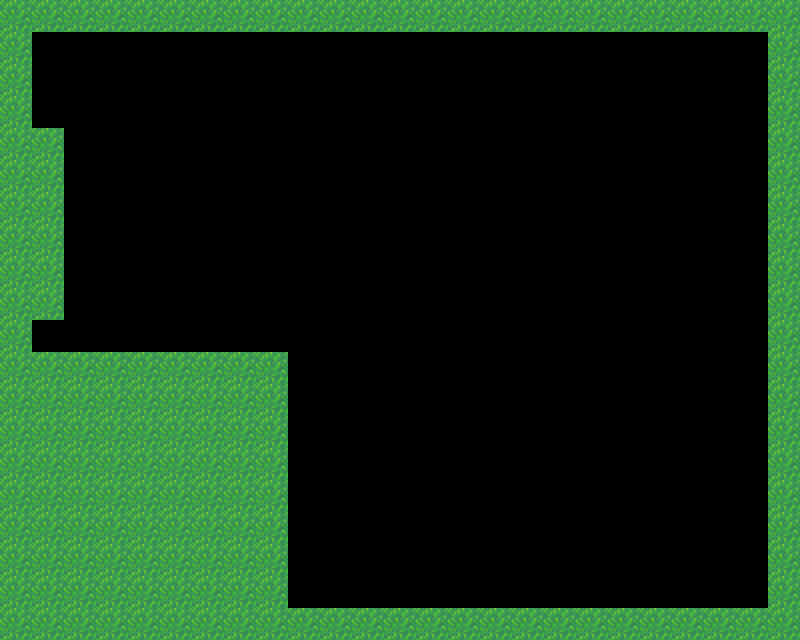

Rendered tile map (Tiled .tmx) drawn with the repository's tilesets; below, a short description and the full map source, tile grids included:
An orthogonal 25x20 tile map with 32x32 px tiles, 1 tile layer (Tile Layer 1).

<map version="1.0" orientation="orthogonal" renderorder="left-up" width="25" height="20" tilewidth="32" tileheight="32" nextobjectid="1">
 <tileset firstgid="1" name="grass" tilewidth="32" tileheight="32" tilecount="72" columns="12">
  <image source="tileset/grass-tiles-2-small.png" width="384" height="192" />
 </tileset>
 <layer name="Tile Layer 1" width="25" height="20">
  <data encoding="csv">
1,1,1,1,1,1,1,1,1,1,1,1,1,1,1,1,1,1,1,1,1,1,1,1,1,
1,0,0,0,0,0,0,0,0,0,0,0,0,0,0,0,0,0,0,0,0,0,0,0,1,
1,0,0,0,0,0,0,0,0,0,0,0,0,0,0,0,0,0,0,0,0,0,0,0,1,
1,0,0,0,0,0,0,0,0,0,0,0,0,0,0,0,0,0,0,0,0,0,0,0,1,
1,1,0,0,0,0,0,0,0,0,0,0,0,0,0,0,0,0,0,0,0,0,0,0,1,
1,1,0,0,0,0,0,0,0,0,0,0,0,0,0,0,0,0,0,0,0,0,0,0,1,
1,1,0,0,0,0,0,0,0,0,0,0,0,0,0,0,0,0,0,0,0,0,0,0,1,
1,1,0,0,0,0,0,0,0,0,0,0,0,0,0,0,0,0,0,0,0,0,0,0,1,
1,1,0,0,0,0,0,0,0,0,0,0,0,0,0,0,0,0,0,0,0,0,0,0,1,
1,1,0,0,0,0,0,0,0,0,0,0,0,0,0,0,0,0,0,0,0,0,0,0,1,
1,0,0,0,0,0,0,0,0,0,0,0,0,0,0,0,0,0,0,0,0,0,0,0,1,
1,1,1,1,1,1,1,1,1,0,0,0,0,0,0,0,0,0,0,0,0,0,0,0,1,
1,1,1,1,1,1,1,1,1,0,0,0,0,0,0,0,0,0,0,0,0,0,0,0,1,
1,1,1,1,1,1,1,1,1,0,0,0,0,0,0,0,0,0,0,0,0,0,0,0,1,
1,1,1,1,1,1,1,1,1,0,0,0,0,0,0,0,0,0,0,0,0,0,0,0,1,
1,1,1,1,1,1,1,1,1,0,0,0,0,0,0,0,0,0,0,0,0,0,0,0,1,
1,1,1,1,1,1,1,1,1,0,0,0,0,0,0,0,0,0,0,0,0,0,0,0,1,
1,1,1,1,1,1,1,1,1,0,0,0,0,0,0,0,0,0,0,0,0,0,0,0,1,
1,1,1,1,1,1,1,1,1,0,0,0,0,0,0,0,0,0,0,0,0,0,0,0,1,
1,1,1,1,1,1,1,1,1,1,1,1,1,1,1,1,1,1,1,1,1,1,1,1,1
</data>
 </layer>
</map>
